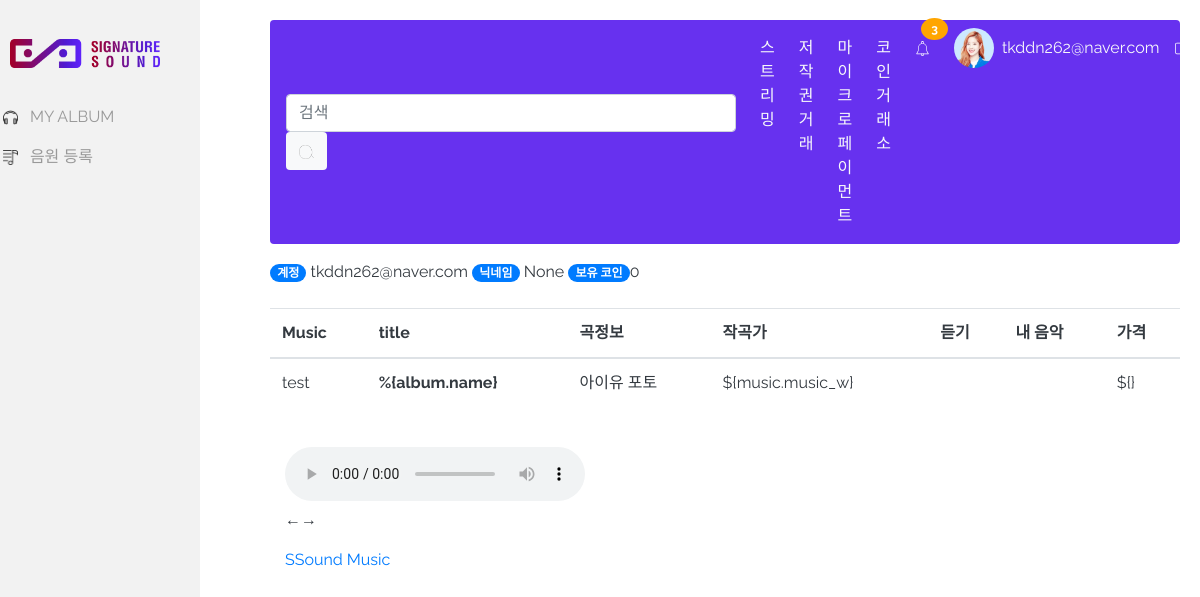
Page /streaming/detail/ (signed in) on the committed database.
### user/models.py (models this page shows, shortened)
class User(AbstractBaseUser, PermissionsMixin):
    email = models.EmailField('email', unique=True)
    nname = models.CharField('닉네임', max_length=45, null=True, unique=True)
    profile = models.ImageField('프로필 이미지', upload_to='img/profile/', max_length=150, null=True, blank=True, default='')
    coin = models.BigIntegerField('총보유 코인', default=0)
    nation = models.IntegerField('국적(코드)', default=0)
    is_listener = models.BooleanField('일반 사용자 권한', default=True)
    is_artist = models.BooleanField('아티스트 사용자 권한', default=False)
    is_company = models.BooleanField('기업 사용자 권한', default=False)
    artist_id = models.CharField('아티스트 ID', max_length=32, null=True, unique=True)
    artist_name = models.CharField('아티스트 이름', max_length=100)
    artist_opendate = models.DateField('데뷔일', null=True)
    artist_company = models.CharField('소속 기업 ID', max_length=32, default='none', null=True, blank=True)
    company_id = models.CharField('기업 ID', max_length=32, null=True, unique=True)
    company_name = models.CharField('기업명', max_length=45,  null=True, blank=True)
    company_ceo = models.CharField('기업 대표이름', max_length=32)
    company_tel = models.CharField('기업 전화번호', max_length=32)
    company_adr = models.CharField('기업 주소', max_length=255)
    date_joined = models.DateTimeField('가입일', default=timezone.now)
    is_staff = models.BooleanField('스테프 권한', default=False)
    is_active = models.BooleanField('이메일 인증 활성화', default=False)
    objects = UserManager()
    USERNAME_FIELD = 'email'                     # email을 사용자의 식별자로 설정

### streaming/views.py (the view)
# urls.py: path('detail/',StreamingDetail.as_view(),name='detail'),
class StreamingDetail(TemplateView):
    template_name='streaming/streaming_detail.html'

### streaming/templates/streaming/streaming_detail.html (shortened to what this page needs)
{% extends 'base.html' %}
{% load static %}
  {% block css %}
<link rel="stylesheet" href="https://cdn.plyr.io/3.4.8/plyr.css">
{% endblock css %}
  {% block content %}
  <body>
    <div id="app">
      <div class="container">
        <div class="row">
          <table class="table text-dark">
            <thead>
              <tr>
                <th scope="col">Music</th>
                <th scope="col">title</th>
                <th scope="col">곡정보</th>
                <th scope="col">작곡가</th>
                <th scope="col">듣기</th>
                <th scope="col">내 음악</th>
                <th scope="col">가격</th>
            </thead>
                <tbody
                v-for="album in albums"
                >
                <td>test</td>
                 <th scope="row">%{album.name}</th>
                 <td><a v-bind:href=album.url>아이유 포토</a></td>
                 <td>${music.music_w}</td>
                 <td>
                 </td>
                 <td></td>
                 <td>${}</td>
                </tbody>
            </table>
        </div>
      </div>
      <div class="container">
          <div class="column add-bottom">
              <div id="mainwrap">
                  <div id="nowPlay">
                      <span id="npAction">Paused...</span>
                  </div>
                  <div id="audiowrap">
                      <div id="audio0">
                          <audio id="audio1" preload controls>Your browser does not support HTML5 Audio! 😢</audio>
                      </div>
                      <div id="tracks" class="text-dark">
                          <a id="btnPrev">&larr;</a><a id="btnNext">&rarr;</a>
                      </div>
                  </div>
              </div>
          </div>
          <div class="column add-bottom center">
              <a href="{% url 'main:home'%}"> SSound Music </a>
          </div>
      </div>
    </div>
{% load static %}
{% endblock content %}

### templates/base.html (shortened to what this page needs)
<!DOCTYPE html>
<html lang="ko">
    <head>
        {% load staticfiles %}
        <link rel="stylesheet" href="https://maxcdn.bootstrapcdn.com/bootstrap/4.0.0/css/bootstrap.min.css">
        <link rel="stylesheet" href="{% static 'css/left-sidebar.css'%}">
        <link rel="stylesheet" href="{% static 'css/style.css'%}">
        {% block css %}{% endblock css %}
    </head>
    <body>
        <div id="wrapper" class="toggled">
            <div id="sidebar-wrapper" style="background-color:rgb(242, 242, 242)">
                <ul class="sidebar-nav">
                    <li class="sidebar-brand">
                        <a href="/main">
                            <div class="heading">
                                <img src="{% static 'img/logo2.png'%}" width="150">
                            </div>
                        </a>
                    </li>
                    <li>
                        <a href="#"> &nbsp;&nbsp;&nbsp;&nbsp;&nbsp;&nbsp;&nbsp; <img src="{% static 'img/headphones.png'%}" width="15"> &nbsp; MY ALBUM</a>
                    </li>
                    <li>
                        <a href="{% url 'streaming:myalbum'%}"> &nbsp;&nbsp;&nbsp;&nbsp;&nbsp;&nbsp;&nbsp; <img src="{% static 'img/playlist-2.png'%}" width="15"> &nbsp; 음원 등록</a>
                    </li>
                </ul>
            </div>
            <div id="page-content-wrapper">
                    <nav class="navbar navbar-expand-lg navbar-light rounded mr-auto ml-auto mb-3" style="background-color:#6731EF; max-width:1300px">
                            <div class="collapse navbar-collapse" id="navbarSupportedContent">
                                <form class="form-inline my-2 my-lg-0">
                                    <input class="form-control mr-sm-2" type="search" placeholder="검색" aria-label="Search" style='width:450px'>
                                    <button class="btn bg-light" type="submit"><img src="{% static 'img/search2.png'%}" width="15"></button>
                                </form>
                            <ul class="navbar-nav ml-auto">
                                <li class="nav-item active">
                                <a class="nav-link text-light pl-3" href="/streaming/play">스트리밍 <span class="sr-only">(current)</span></a>
                                </li>
                                <li class="nav-item">
                                <a class="nav-link text-light pl-3" href="#">저작권 거래</a>
                                </li>
                                <li class="nav-item">
                                <a class="nav-link text-light pl-3" href="#">마이크로페이먼트</a>
                                </li>
                                <li class="nav-item">
                                <a class="nav-link text-light pl-3" href="#">코인거래소</a>
                                </li>
                                <li class="nav-item">
                                    <a class="nav-link notification pl-3" href="#">
                                        <span><img src="{% static 'img/notify.svg'%}" width="15"></span>
                                        <span class="badge">3</span>
                                    </a>
                                </li>
                                <li class="nav-item pl-3">
                                    <a class="profile" href="#"><img src="{% static 'img/profile.jpg'%}" class="rounded-circle" alt="Cinque Terre" width="40" height="40"> </a>
                                </li>
                                <li class="nav-item text-light nav-link">
                                    {{ user.email }}
                                </li>
                                <li class="nav-item">
                                    {% if request.user.is_authenticated %}
                                    <a class="nav-link" href="/user/logout/"><img src="{% static 'img/logout.svg'%}" width="15"></a>
                                    {% else %}
                                    <a class="nav-item text-light nav-link" href="/user/login/">로그인</a>
                                    {% endif %}
                                </li>
                            </ul>
                            </div>
                        </nav>
                    <div>
                            <ul class="nav navbar-nav navbar-right text-dark">
                                <li>
                                    {% if request.user.is_authenticated %}
                                    <span class="badge badge-pill badge-primary">계정</span> {{ user.email }}
                                    <span class="badge badge-pill badge-primary">닉네임</span> {{ user.nname }}
                                    <span class="badge badge-pill badge-primary">보유 코인</span>{{ user.coin  }}
                                    {% endif %}
                                </li>
                            </ul>
                    </div>
                    {% block content %}
                    {% endblock content %}
            </div>
        </div>
    </body>
</html>

### static/css/left-sidebar.css (style rules this page uses)
body { overflow-x: hidden; }
#wrapper { padding-left: 0; -webkit-transition: all 0.5s ease; -moz-transition: all 0.5s ease; -o-transition: all 0.5s ease; transition: all 0.5s ease; }
#wrapper.toggled { padding-left: 250px; }
#sidebar-wrapper { z-index: 100; position: fixed; left: 250px; width: 0px; height: 100%; margin-left: -300px; overflow-y: auto; background: #000; -webkit-transition: all 0.5s ease; -moz-transition: all 0.5s ease; -o-transition: all 0.5s ease; transition: all 0.5s ease; }
#wrapper.toggled #sidebar-wrapper { width: 250px; }
#page-content-wrapper { width: 100%; position: absolute; padding: 15px; }
#wrapper.toggled #page-content-wrapper { position: absolute; margin-right: -250px; }
.sidebar-nav { position: absolute; top: 0; width: 250px; margin: 0; padding: 0; list-style: none; }
.sidebar-nav li { text-indent: 20px; line-height: 40px; }
.sidebar-nav li a { display: block; text-decoration: none; color: #999999; }
.sidebar-nav>.sidebar-brand { height: 65px; font-size: 18px; }
.sidebar-nav>.sidebar-brand a { color: #999999; }
@media (min-width:768px) { #wrapper { padding-left: 0; } }
@media (min-width:768px) { #wrapper.toggled { padding-left: 250px; } }
@media (min-width:768px) { #sidebar-wrapper { width: 0; } }
@media (min-width:768px) { #wrapper.toggled #sidebar-wrapper { width: 250px; } }
@media (min-width:768px) { #page-content-wrapper { padding: 20px; position: relative; } }
@media (min-width:768px) { #wrapper.toggled #page-content-wrapper { position: relative; margin-right: 0; } }

### static/css/style.css (style rules this page uses)
* { box-sizing: border-box; }
body { background-image: linear-gradient(135deg,#ffffff 100%); background-repeat: no-repeat; background-attachment: fixed; color: rgba(255, 255, 255, 0.7); font-family: Raleway, sans-serif; }
.heading { text-align: center; margin: 0; margin: 2rem 0; font-family: Inconsolata, monospace; }
.notification { color: white; text-decoration: none; position: relative; display: inline-block; border-radius: 2px; }
.notification .badge { position: absolute; top: -10px; right: -10px; padding: 5px 10px; border-radius: 50%; background: orange; color: white; }

### rows in the picture
User: email "tkddn262@naver.com", nname "None", coin "0"
